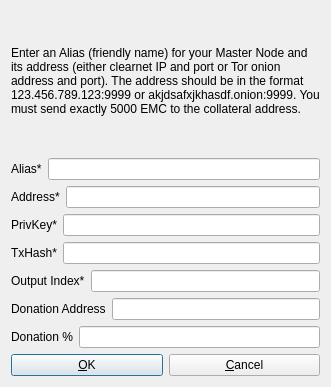
<?xml version="1.0" encoding="UTF-8"?>
<ui version="4.0">
 <class>AddEditAdrenalineNode</class>
 <widget class="QDialog" name="AddEditAdrenalineNode">
  <property name="geometry">
   <rect>
    <x>0</x>
    <y>0</y>
    <width>331</width>
    <height>387</height>
   </rect>
  </property>
  <property name="windowTitle">
   <string>Add/Edit EmCoin Node</string>
  </property>
  <property name="modal">
   <bool>true</bool>
  </property>
  <layout class="QVBoxLayout" name="verticalLayout">
   <item>
    <widget class="QLabel" name="label_9">
     <property name="sizePolicy">
      <sizepolicy hsizetype="Preferred" vsizetype="Expanding">
       <horstretch>0</horstretch>
       <verstretch>0</verstretch>
      </sizepolicy>
     </property>
     <property name="text">
      <string>&lt;html&gt;&lt;head/&gt;&lt;body&gt;&lt;p&gt;Enter an Alias (friendly name) for your Master Node and its address (either clearnet IP and port or Tor onion address and port). The address should be in the format 123.456.789.123:9999 or akjdsafxjkhasdf.onion:9999. You must send exactly 5000 EMC to the collateral address.&lt;/p&gt;&lt;/body&gt;&lt;/html&gt;</string>
     </property>
     <property name="wordWrap">
      <bool>true</bool>
     </property>
    </widget>
   </item>
   <item>
    <layout class="QHBoxLayout" name="horizontalLayout_4">
     <property name="bottomMargin">
      <number>0</number>
     </property>
     <item>
      <widget class="QLabel" name="label_4">
       <property name="text">
        <string>Alias*</string>
       </property>
      </widget>
     </item>
     <item>
      <widget class="QLineEdit" name="aliasLineEdit"/>
     </item>
    </layout>
   </item>
   <item>
    <layout class="QHBoxLayout" name="horizontalLayout_5">
     <property name="bottomMargin">
      <number>0</number>
     </property>
     <item>
      <widget class="QLabel" name="label_6">
       <property name="text">
        <string>Address*</string>
       </property>
      </widget>
     </item>
     <item>
      <widget class="QLineEdit" name="addressLineEdit"/>
     </item>
    </layout>
   </item>
   <item>
    <layout class="QHBoxLayout" name="horizontalLayout_3">
     <property name="bottomMargin">
      <number>0</number>
     </property>
     <item>
      <widget class="QLabel" name="label_5">
       <property name="text">
        <string>PrivKey*</string>
       </property>
      </widget>
     </item>
     <item>
      <widget class="QLineEdit" name="privkeyLineEdit"/>
     </item>
    </layout>
   </item>
   <item>
    <layout class="QHBoxLayout" name="horizontalLayout_2">
     <property name="bottomMargin">
      <number>0</number>
     </property>
     <item>
      <widget class="QLabel" name="label_2">
       <property name="text">
        <string>TxHash*</string>
       </property>
      </widget>
     </item>
     <item>
      <widget class="QLineEdit" name="txhashLineEdit"/>
     </item>
    </layout>
   </item>
   <item>
    <layout class="QHBoxLayout" name="horizontalLayout_8">
     <property name="bottomMargin">
      <number>0</number>
     </property>
     <item>
      <widget class="QLabel" name="label_8">
       <property name="text">
        <string>Output Index*</string>
       </property>
      </widget>
     </item>
     <item>
      <widget class="QLineEdit" name="outputindexLineEdit"/>
     </item>
    </layout>
   </item>
   <item>
    <layout class="QHBoxLayout" name="horizontalLayout_6">
     <property name="bottomMargin">
      <number>0</number>
     </property>
     <item>
      <widget class="QLabel" name="label_3">
       <property name="text">
        <string>Donation Address</string>
       </property>
      </widget>
     </item>
     <item>
      <widget class="QLineEdit" name="donationaddressLineEdit"/>
     </item>
    </layout>
   </item>
   <item>
    <layout class="QHBoxLayout" name="horizontalLayout_7">
     <property name="bottomMargin">
      <number>0</number>
     </property>
     <item>
      <widget class="QLabel" name="label_7">
       <property name="text">
        <string>Donation %</string>
       </property>
      </widget>
     </item>
     <item>
      <widget class="QLineEdit" name="donationpercentageLineEdit"/>
     </item>
    </layout>
   </item>
   <item>
    <layout class="QHBoxLayout" name="horizontalLayout_Buttons">
     <item>
      <widget class="QPushButton" name="okButton">
       <property name="text">
        <string>&amp;OK</string>
       </property>
      </widget>
     </item>
     <item>
      <widget class="QPushButton" name="cancelButton">
       <property name="text">
        <string>&amp;Cancel</string>
       </property>
       <property name="autoDefault">
        <bool>false</bool>
       </property>
      </widget>
     </item>
    </layout>
   </item>
  </layout>
 </widget>
 <resources/>
 <connections/>
</ui>
